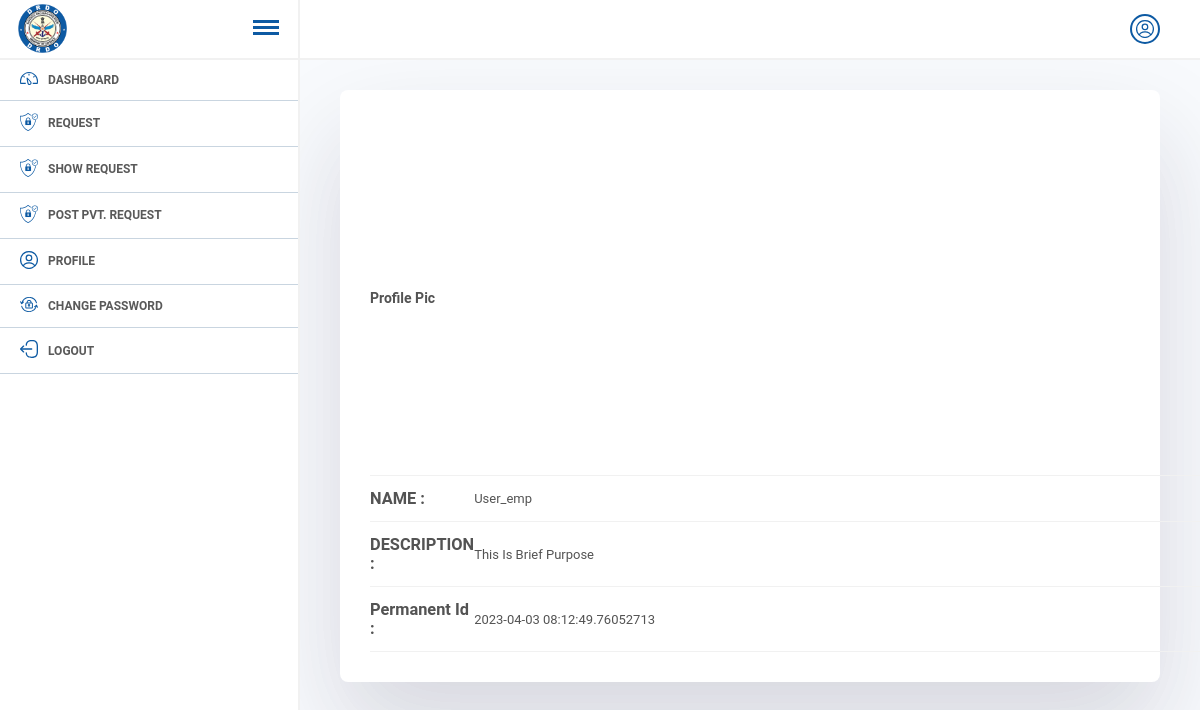
The page /home/fd452de/13 (signed in) on the database its author committed.
### home/models.py (models this page shows, shortened)
class Appointment(models.Model):
    posted_by = models.ForeignKey(User, on_delete=models.CASCADE,null=True, blank=True, related_name="postted_byy")
    pvt_request = models.BooleanField(default=False)
    name = models.CharField(max_length=200 , null=True,blank=True)
    age = models.CharField(max_length=20 , null=True,blank=True)
    height = models.CharField(max_length=20 , null=True,blank=True)
    organization_name = models.CharField(max_length=200, null=True, blank=True)
    r_user = models.ForeignKey(User,on_delete=models.CASCADE, related_name="r_user")
    gh_dh = models.ForeignKey(User, on_delete= models.CASCADE,related_name="gh_dh", null=True, blank=True)
    tech_dir = models.ForeignKey(User, on_delete= models.CASCADE,related_name="tech_dir", null=True, blank=True)
    clearance_level = models.CharField(max_length= 200, choices=clearance_level)
    accommodation_requirement= models.BooleanField(default=False)
    date = models.DateTimeField(auto_now_add=False)
    transporation_requirement = models.BooleanField(default=False)
    description = models.TextField()
    dh_gh_clr = models.CharField(max_length=50, choices=status , null=True, blank=True, default="Pending")
    tech_dir_clr = models.CharField(max_length=50, choices=status , null=True, blank=True, default="Pending")
    ass_dir_clr = models.CharField(max_length=50, choices=status , null=True, blank=True, default="Pending")
    dir_clr = models.CharField(max_length=50, choices=status , null=True, blank=True, default="Pending")
    send_security = models.BooleanField(default=False, null=True, blank=True)
    ld = models.ForeignKey(User, on_delete=models.CASCADE , null=True, blank=True, related_name="oic_officer")
    tem_id = models.UUIDField(default=uuid.uuid4())
    reason_cancelation = models.TextField(null = True, blank=True)
    items = models.TextField(null=True, blank=True, default=None)
    purpose = models.TextField(null=True, blank=True, default=None)
    duration = models.CharField(max_length=20, null=True, blank=True)
    send_oic = models.BooleanField(default=False)
    perm_id = models.CharField(max_length =50, null=True,blank=True)
    close_clearance = models.BooleanField(default=False)
    close_clearance_reason = models.TextField(null=True, blank=True)
    visited_staus = models.CharField(max_length=200, choices= visit_domain ,default="pending")
    final_status = models.CharField(max_length=50, choices=status, default="Pending")
    created_at = models.DateTimeField(auto_now_add= True, null=True,blank=True)
    security_officer = models.ForeignKey(User,null=True,blank=True, on_delete= models.CASCADE,related_name="so_officer")

class User(AbstractBaseUser, PermissionsMixin):
    position = models.CharField(max_length = 40, choices=postions)
    name = models.CharField(max_length=150)
    department = models.ForeignKey(Department, on_delete=models.CASCADE, null=True, blank=True)
    image = models.ImageField(upload_to="images", null=True, blank=True)
    employee_id = models.CharField(max_length=20, null=True, blank=True)
    gh_dh_user = models.ForeignKey("self",on_delete=models.CASCADE,null=True,blank=True,related_name="gh_dhh")
    tech_dir_user = models.ForeignKey("self",on_delete=models.CASCADE,null=True, blank=True, related_name="tech_dirr")
    is_staff = models.BooleanField(default=False)
    is_active = models.BooleanField(default=True)
    adhaar_no = models.CharField(max_length=20, null=True, blank=True, default=None)
    location = models.TextField(null=True, blank=True, default=None)
    department_access = models.BooleanField(default=False, null=True, blank=True)
    pis = models.CharField(max_length=200, unique=True)
    designation = models.CharField(max_length=50,null=True,blank=True)
    objects = UserManager()
    USERNAME_FIELD = 'pis'

### home/views.py (the view)
# urls.py: path("fd452de/<id>", full_security_detail, name="fulldetail"),
@login_required
def full_security_detail(request,id):
    try:
        obj = Appointment.objects.get(id=id)
        context = {"obj": obj}
    except Exception as e:
        messages.warning(request, "Something went wrong.")
        return redirect("/home/security-panel")
    if "forward" in request.POST:
            value = request.POST.get("forward")
            obj1 = Appointment.objects.get(id=value)
            obj1.send_security = True
            obj1.save()
    return render(request, "fullsecurity.html", context)

### home/context_processors.py (called while the page is built)
def my_context_processor(request):
    dir_objs= Appointment.objects.filter(Q(date__gte = datetime.now()) & Q(final_status= "Pending")).count()
    dir_objs1 = Appointment.objects.filter(Q(date__gte = datetime.now()) & Q(final_status= "Pending"))
    context = {}
    context["dir_objs"] = dir_objs
    context["dir_objs1"] = dir_objs1
    context["user"] = request.user
    return {"data":context}

### templates/fullsecurity.html (shortened to what this page needs)
{% extends 'foundation.html' %}
{% block admincontent %}
<div class="dashboard-wrapper">
   <table style="width:100%">
    {% if obj.r_user.image %}
    <tr>
        <th>Profile Pic</th>
        <td class="imagetd"><img src="/media/{{obj.r_user.image}}" alt="" srcset="" style="height: 200px;
          margin-top: 126px;"></td>
      </tr>
    {% endif %}
    <tr>
      <th><h3>NAME :</h3></th>
      <td>{{obj.r_user.name}}</td>
    </tr>
    <tr>
      <th><h3>DESCRIPTION :</h3></th>
      <td class="imagetd">{{obj.description}}</td>
    </tr>
    <tr>
      <th><h3>Permanent Id :</h3></th>
      <td>{{obj.perm_id}}</td>
    </tr>
  </table>
</div>
{% endblock admincontent %}

### static/css/main.css (style rules this page uses)
* { margin: 0; padding: 0; box-sizing: border-box; font-family: 'Roboto', sans-serif; }
body { position: relative; width: 100%; }
table { width: 100%; text-align: left; border-collapse: collapse; }
tr { border-bottom: 1px solid #f1f1f1; }
td, th { padding-block: 20px; text-align: left; margin-right: 10px; }
.dashboard-wrapper { margin: 30px 0px; padding: 30px 30px; border-radius: 8px; background: #fff; box-shadow: rgba(17, 12, 46, 0.15) 0px 48px 100px 0px; }
.dashboard-wrapper table td { color: #535353; text-transform: capitalize; font-size: 13px; }
.dashboard-wrapper table th { color: #535353; text-transform: capitalize; font-size: 14px; }
.profile-d table, th, td { border: none !important; border-collapse: collapse; font-size: 13px; color: #000000a3; padding: 13px 0 !important; }

### rows shown on the page
Appointment: r_user.name "User_emp", description "This Is Brief Purpose", perm_id "2023-04-03 08:12:49.76052713"
